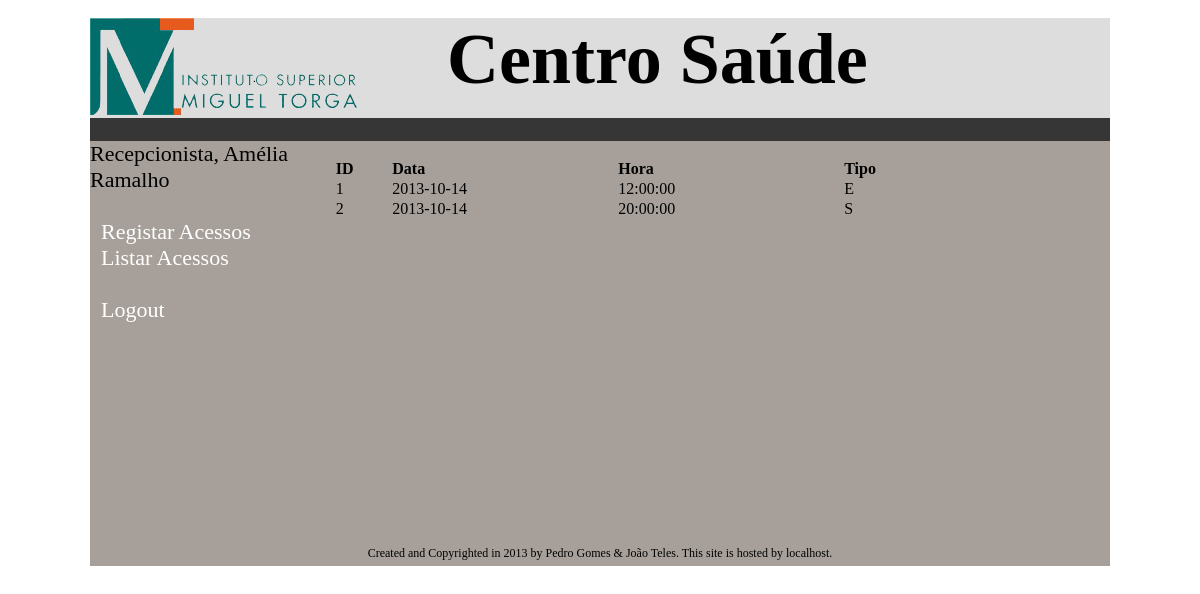
Page /index.php?view=acess_list&id=2 (signed in) on the committed database.
### tables this page shows
CREATE TABLE IF NOT EXISTS registo_acessos (
	idAcesso	 	INT(11) PRIMARY KEY NOT NULL AUTO_INCREMENT,
	dataAcesso		DATE NOT NULL,
	horaAcesso		TIME NOT NULL,
	tipo			VARCHAR(1) NOT NULL,
	idFuncionario		INT(11) NOT NULL
);

### views/main/recep/acess_by_id.php (the view, shortened to what this page needs)
<?php
	include('control/connect.php');
	$query = "SELECT * FROM registo_acessos ORDER BY idAcesso";
	$result = mysql_query($query,$link) or die ('A consulta falhou!: ' . mysql_error());
?>
<div align="center">
<table border="0" cellspacing="0" width="90%">
<br>
	<tr align="left">
		<th width="5%">ID</th>
		<th width="20%">Data</th>
		<th width="20%">Hora</th>
		<th width="20%">Tipo</th>
	</tr>
<?php
	while ($reg = mysql_fetch_array($result)) {
		if ($reg["idFuncionario"]==$_GET['id']) {
?>
	<tr align="left">
		<td><?php echo $reg["idAcesso"]; ?></td>
		<td><?php echo $reg["dataAcesso"]; ?></td>
		<td><?php echo $reg["horaAcesso"]; ?></td>
		<td><?php echo $reg["tipo"]; ?></td>
	</tr>
<?php
		}
	}
?>
</table>
<br>
</div>

### centro.css (style rules this page uses)
body, html { margin:0; padding:0; color:#000; }

### rows in the picture
registo_acessos: idAcesso "1", dataAcesso "2013-10-14", horaAcesso "12:00:00", tipo "E"
registo_acessos: idAcesso "2", dataAcesso "2013-10-14", horaAcesso "20:00:00", tipo "S"

### other values in the picture
$_SESSION["user_name"] "Amélia Ramalho"
